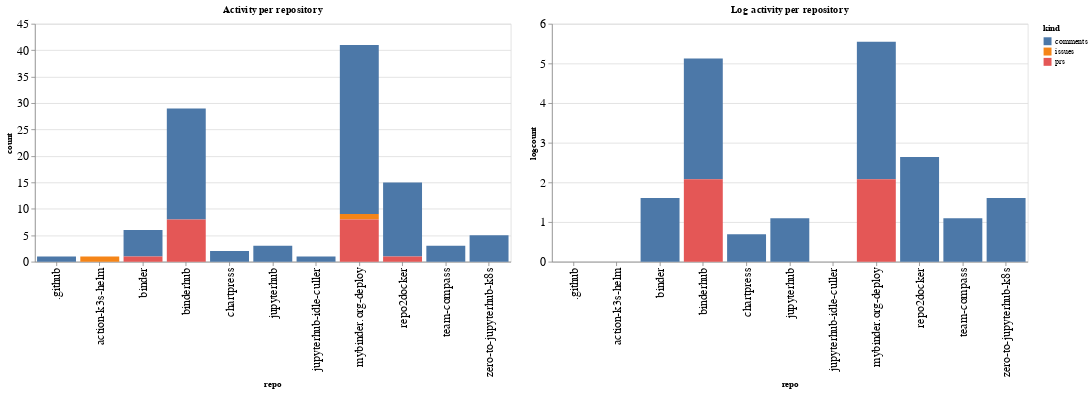

This figure's notebook cell:
### Code cell
ch1 = alt.Chart(repo_summaries, width=600, title="Activity per repository").mark_bar().encode(
    x='repo',
    y='count',
    color='kind',
    tooltip="kind"
)

ch2 = alt.Chart(repo_summaries, width=600, title="Log activity per repository").mark_bar().encode(
    x='repo',
    y='logcount',
    color='kind',
    tooltip="kind"
)

ch1 | ch2

### Figure 1 — Vega-Lite specification as saved in the notebook (floating-point values rounded to 4 significant figures)
{"config": {"axisLeft": {"labelFontSize": 15}, "axisBottom": {"labelFontSize": 15}}, "hconcat": [{"mark": "bar", "encoding": {"color": {"type": "nominal", "field": "kind"}, "tooltip": {"type": "nominal", "field": "kind"}, "x": {"type": "nominal", "field": "repo"}, "y": {"type": "quantitative", "field": "count"}}, "title": "Activity per repository", "width": 600}, {"mark": "bar", "encoding": {"color": {"type": "nominal", "field": "kind"}, "tooltip": {"type": "nominal", "field": "kind"}, "x": {"type": "nominal", "field": "repo"}, "y": {"type": "quantitative", "field": "logcount"}}, "title": "Log activity per repository", "width": 600}], "data": {"name": "data-9537bcfbd87095579bca717ed79554f1"}, "$schema": "https://vega.github.io/schema/vega-lite/v4.8.1.json", "datasets": {"data-9537bcfbd87095579bca717ed79554f1": [{"repo": ".github", "kind": "comments", "count": 1, "logcount": 0.0}, {"repo": "action-k3s-helm", "kind": "issues", "count": 1, "logcount": 0.0}, {"repo": "binder", "kind": "comments", "count": 5, "logcount": 1.609}, {"repo": "binder", "kind": "prs", "count": 1, "logcount": 0.0}, {"repo": "binderhub", "kind": "comments", "count": 21, "logcount": 3.045}, {"repo": "binderhub", "kind": "prs", "count": 8, "logcount": 2.079}, {"repo": "chartpress", "kind": "comments", "count": 2, "logcount": 0.6931}, {"repo": "jupyterhub", "kind": "comments", "count": 3, "logcount": 1.099}, {"repo": "jupyterhub-idle-culler", "kind": "comments", "count": 1, "logcount": 0.0}, {"repo": "mybinder.org-deploy", "kind": "comments", "count": 32, "logcount": 3.466}, {"repo": "mybinder.org-deploy", "kind": "issues", "count": 1, "logcount": 0.0}, {"repo": "mybinder.org-deploy", "kind": "prs", "count": 8, "logcount": 2.079}, {"repo": "repo2docker", "kind": "comments", "count": 14, "logcount": 2.639}, {"repo": "repo2docker", "kind": "prs", "count": 1, "logcount": 0.0}, {"repo": "team-compass", "kind": "comments", "count": 3, "logcount": 1.099}, {"repo": "zero-to-jupyterhub-k8s", "kind": "comments", "count": 5, "logcount": 1.609}]}}
